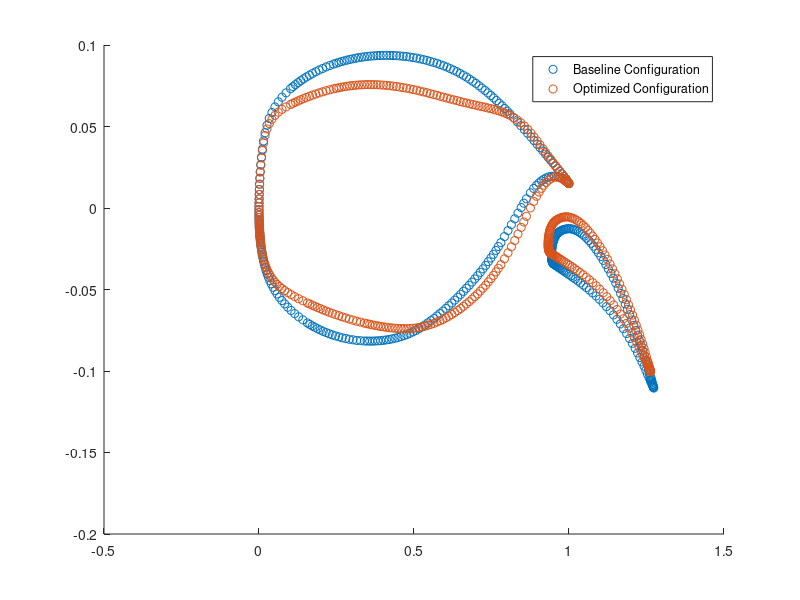

The MATLAB script that drew this image:
clear all;
close all;
clc;
format long;

load new.txt
load baseline.txt

xnew = new(:,2);
ynew = new(:,3);


x = baseline(:,2);
y = baseline(:,3);



scatter(x,y,'bo','DisplayName','Baseline Configuration');
%scatter(x,y,'b.');
hold on
%axis equal tight;
scatter(xnew,ynew,'r.','DisplayName','Optimized Configuration');
%scatter(xnew,ynew,'r.');
[h, ~] = legend('show');